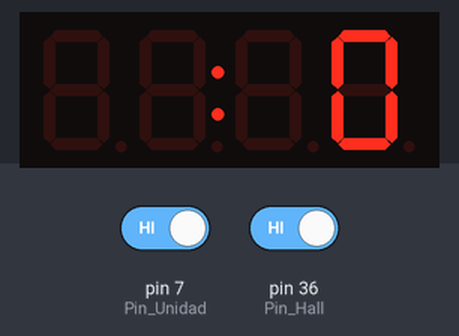
Simulated run of this sketch. Board: Arduino Mega 2560, built with avr-gcc and run on an emulated ATmega2560. Parts: 4-digit seven-segment display. The inputs (shaded band) are chosen by the test bench; at power-on: pin 7 (Pin_Unidad) HIGH, pin 36 (Pin_Hall) HIGH.

Above: at 1.2 s.
1.3 s: pin 7 (Pin_Unidad) driven LOW
At 2.4 s:
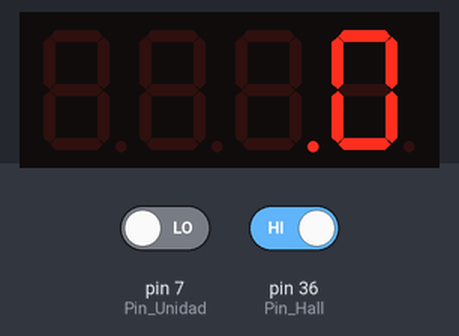
2.8 s: pin 36 (Pin_Hall) driven LOW
At 3.8 s:
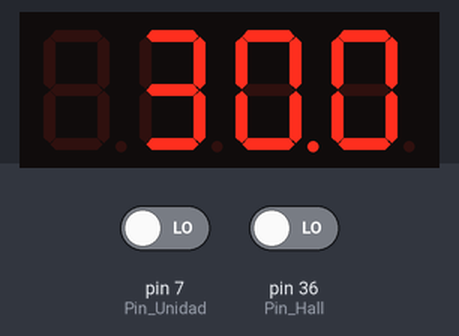
Timing chart, 0 to 5.8 s (numbered marks = the images above; inputs shaded):
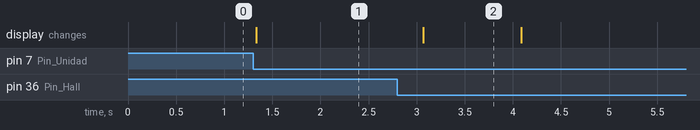

The sketch:

Electronica-RPM.ino
```cpp
#include <TM1637Display.h>
//#include "SevSeg.h"
//SevSeg sevseg;

#define CLK 12                          // El pin de reloj del display
#define DIO 2                           // El pin de datos del display
#define Pin_Hall 36                     // El pin del sensor de efecto hall
#define Pin_Unidad 7                     // El pin que define la unidad desplegada 1 = Km/h; 0 = RPM

unsigned long TiempoInicial = millis(); // Inicialización de la variable de conteo de tiempo
const long Muestreo = 1000;             // Tiempo de muestreo (en milisegundos)
float Conteo = 0.0;                     // Contador de activaciones del sensor
bool Encendido = false;                 // Variable para revisión del estado el sensor
int Imanes = 2;                         // Número de imanes en el eje
float Radio = 0.0;                      // Radio del eje
float RPM = 0.0;                        // Velocidad angular (RPM)
float Vel = 0.0;                        // Velocidad lineal (Km/h)


TM1637Display display = TM1637Display(CLK, DIO); // Crea el objeto de display

void setup() {
  /*
  Esta subrutina de setup puede ser usada en caso de necesistar usar un display de 4 dígitos sin controlador,
  configura los pines y usa "sevseg.refreshDisplay();" repetidamente o con un delay bajo para desplegar.
  Código tomado de los ejemplos de la librería.
  */

  // byte numDigits = 4;
  //   byte digitPins[] = {2, 3, 4, 5};
  //   byte segmentPins[] = {6, 7, 8, 9, 10, 11, 12, 13};
  //   bool resistorsOnSegments = 0;
  //   // variable above indicates that 4 resistors were placed on the digit pins.
  //   // set variable to 1 if you want to use 8 resistors on the segment pins.
  //   sevseg.begin(COMMON_CATHODE, numDigits, digitPins, segmentPins, resistorsOnSegments, false, false, false);
  //   sevseg.setBrightness(80);

    display.setBrightness(6); // Brillo del display (Max 7)
    display.clear();
    pinMode(Pin_Hall, INPUT); //
    pinMode(Pin_Unidad, INPUT); //
}


void loop() {

  // Detecta cambios en estados lógicos del sensor para determinar el número de disparos en el tiempo dado

  if (digitalRead(Pin_Hall)==0){
      if (Encendido==false){
        Encendido = true;
        Conteo++;
      }
    } else{
      Encendido = false;
    }

  unsigned long TiempoActual = millis();       // Revisa el tiempo transcurrido
  if (TiempoActual-TiempoInicial>= Muestreo){  // En el intervalo de muestra, calcula la velocidad
    RPM = Conteo/Muestreo*60000/Imanes;        // Velocidad angular
    Vel = RPM*2*PI*Radio/60*3.6;               // Velocidad lineal
    Conteo = 0.0;                              // Reinicio del conteo del sensor
    TiempoInicial = TiempoActual;              // Reinicio del conteo de tiempo
      }

  // Despliega velocidad lineal o angular dependiendo del estado del pin de unidad
  if (digitalRead(Pin_Unidad) == 0){
    display.showNumberDecEx(round(RPM*10.0), 0b00100000, false);
  } else{
    display.showNumberDecEx(round(Vel*100.0), 0b01000000, false);
  }

}
```

Measured:
- after the input at 1.3 s, the display: changes at once (image 1)
- after the input at 2.8 s, the display: changes after 0.27 s (image 2)
- what the display in image 2 shows lasts 1.0 s, from 3.1 s to 4.1 s
